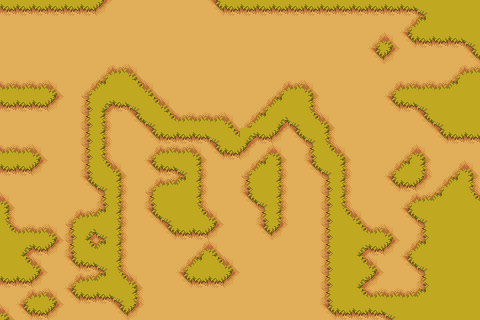

This is a level from a 2D game, rendered from its Tiled map with the project's own tilesets. A one-line summary and the map file follow, with tile-layer data summarised:
An orthogonal 30x20 tile map with 16x16 px tiles, 1 tile layer (ground), 3 tilesets and 1 object.

<map version="1.10" tiledversion="1.11.2" orientation="orthogonal" renderorder="right-down" width="30" height="20" tilewidth="16" tileheight="16" infinite="0" nextlayerid="5" nextobjectid="12">
 <tileset firstgid="1" source="tilesets/Tilesheet_No_Shadow.tsx" />
 <tileset firstgid="2913" source="tilesets/Decorations_c1.tsx" />
 <tileset firstgid="4533" source="objects.tsx" />
 <layer id="1" name="ground" width="30" height="20">
  <data>[600 cells, 600 non-empty, 14 distinct tile ids]</data>
 </layer>
 <objectgroup id="4" name="objects">
  <object id="11" gid="4535" x="267.706" y="133.345" width="98.5887" height="138.024" />
 </objectgroup>
</map>
